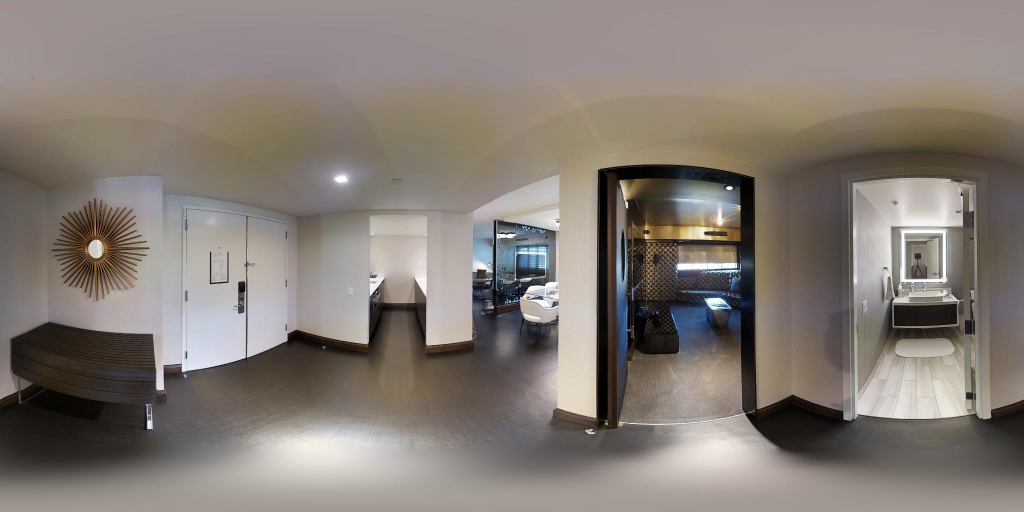
#> input picture matterport_pano_images/ee59d6b5e5da4def9fe85a8ba94ecf25_skybox_pano.jpg, 2048 x 1024 px, found by its file name (shown at 1/2 size)
$ python sphere_transforms.py
#> lines starting #> are read from the running program, lines starting #| are printed output that depends on the picture
from multiprocessing import Condition
import numpy as np
from numpy.lib.function_base import insert
from scipy.interpolate import RectBivariateSpline
from scipy.ndimage import map_coordinates
from numpy import pi
from PIL import Image
import sys
import uuid
from datetime import datetime


def angles_from_pixel_coords(pts, size):
    """map from pixel coordinates to (0, 2*pi) x (-pi/2, pi/2) rectangle
    Parameters
    ----------
    pts : array_like (2,...)
        pts[0,...], and pts[1,...] are row, column image coordinates in the ranges (0,size[0]) and (0,size[1]), respectively
    size : tuple
        rectangular image size (rows, columns)

    Returns
    -------
    out : ndarray, same shape as pts
        pts transformed into (0,2pi) x (-pi/2,pi/2) range (and transposed)
    """
    pts = np.asarray(
        pts, dtype=np.float64)  # turn into an ndarray if necessary
    ys, xs = size  # row,col indexing
    out = np.empty_like(pts)
    out[0] = (pts[1] + 0.5) * 2 * pi / float(
        xs)  # +0.5 shift for pixel coords lining up properly
    out[1] = pts[0] * pi / float(ys - 1) - 0.5 * pi
    return out


def pixel_coords_from_angles(pts, size):
    """map from (0, 2*pi) x (-pi/2, pi/2) rectangle to pixel coordinates

    Parameters
    ----------
    pts : array_like (2,...)
        pts[0,...], and pts[1,...] are x and y coordinates in the ranges (0,size[0]) and (0,size[1]), respectively
    size : tuple
        rectangle image size (rows, columns)

    Returns
    -------
    out : ndarray, same shape as pts
        pts transformed from (0,2*pi) x (-pi/2,pi/2) range into (0,width) x (0,height) range (and transposed)
    """
    pts = np.asarray(pts)  # turn into an ndarray if necessary
    ys, xs = size  # row, col indexing
    out = np.empty_like(pts)
    out[1] = pts[0] * float(xs) / (
        2 * pi) - 0.5  # -0.5 shift for pixel coords lining up properly
    out[0] = (pts[1] + 0.5 * pi) * float(ys - 1) / pi
    return out


def angles_from_sphere(pts):
    """equirectangular projection, ie. map from sphere in R^3 to (0, 2*pi) x (-pi/2, pi/2)
    Parameters
    ----------
    pts : array_like (3,...)
        pts[0,...], pts[1,...], and pts[2,...] are x,y, and z coordinates
    Returns
    -------
    out : ndarray (2,...)
        pts transformed from x,y,z to longitude,latitude
    """
    pts = np.asarray(pts)  # turn into an ndarray if necessary
    x, y, z = pts[0], pts[1], pts[2]
    out = np.empty((2, ) + pts.shape[1:])
    # longitude:
    out[0] = np.arctan2(y, x)
    out[0] %= 2 * pi  # wrap negative values around the circle to positive
    # latitude:
    r = np.hypot(x, y)
    out[1] = np.arctan2(z, r)
    return out


def sphere_from_angles(pts):
    """inverse equirectangular projections, ie. map from (0,2*pi) x (-pi/2,pi/2) rectangle to sphere in R^3
    Parameters
    ----------
    pts : array_like (2,...)
        pts[0,...], pts[1,...] are longitude, latitude
    Returns
    -------
    out : ndarray (3,...)
        pts transformed from longitude,latitude to x,y,z
    """
    pts = np.asarray(pts)
    out = np.empty((3, ) + pts.shape[1:])
    lon, lat = pts[0], pts[1]
    horiz_radius = np.cos(lat)
    out[0] = horiz_radius * np.cos(lon)  # x
    out[1] = horiz_radius * np.sin(lon)  # y
    out[2] = np.sin(lat)  # z
    return out


def sphere_from_pixel_coords(pts, size):
    """map from pixel coordinates to sphere in R^3
    Parameters
    ----------
    pts : array_like (2,...)
        pts[0,...], and pts[1,...] are u and v coordinates in the ranges (0,size[0]) and (0,size[1]), respectively
    size : tuple
        rectangular image size (width, height)
    Returns
    -------
    out : ndarray (3,...)
        coordinates of pts wrapped around a sphere u,v -> x,y,z
    """
    return sphere_from_angles(angles_from_pixel_coords(pts, size))


def CP1_from_sphere(pts):
    """map from sphere in R^3 to CP^1"""
    pts = np.asarray(pts)
    out = np.empty((2, ) + pts.shape[1:], dtype=np.complex128)
    x, y, z = pts[0], pts[1], pts[2]
    mask = z < 0
    out[0] = np.where(mask, x + 1j * y, 1 + z)
    out[1] = np.where(mask, 1 - z, x - 1j * y)
    return out


def sphere_from_CP1(pts):
    """map from CP^1 to sphere in R^3"""
    pts = np.asarray(pts)
    out = np.empty((3, ) + pts.shape[1:])
    z1, z2 = pts[0], pts[1]
    mask = abs(z2) > abs(z1)
    z = np.where(mask, z1 / z2, np.conj(z2 / z1))
    x, y = np.real(z), np.imag(z)
    denom = 1 + x**2 + y**2
    out[0] = 2 * x / denom
    out[1] = 2 * y / denom
    out[2] = (denom - 2) / denom * (2 * mask - 1)  # negate where mask is false
    return out


def clamp(pts, size):
    """clamp to the size of the input, including wrapping around in the x direction"""
    ys, xs = size
    pts = np.asarray(pts)
    out = np.empty_like(pts)
    out[0] = np.clip(pts[0], 0, ys - 1)
    out[1] = pts[1] % xs
    return out


# [5 lines left out: function get_pixel_color, not called in this run]


def get_interpolated_pixel_color(pts, s_im, size):
    """given pts in floats, linear interpolate pixel values nearby to get a good colour"""
    pts = clamp(pts, size)

    s_im = np.atleast_3d(s_im)
    ys, xs = size
    ycoords, xcoords = np.arange(ys), np.arange(xs)
    out = np.empty(pts.shape[1:] + (s_im.shape[-1], ), dtype=s_im.dtype)
    for i in range(s_im.shape[-1]):  # loop over color channels
        map_coordinates(s_im[..., i], pts, out[..., i], mode='nearest')
    return out


# [16 lines left out: function get_interpolated_pixel_color_rbspline, not called in this run]


### Functions generating SL(2,C) matrices ###
# Do not need to be vectorized #


def inf_zero_one_to_triple(p, q, r):
    """return SL(2,C) matrix that sends the three points infinity, zero, one to given input points p,q,r"""
    M = np.vstack((p, q)).T
    mu, lam = np.linalg.lstsq(M, r, rcond=None)[0]
    return np.vstack((mu * p, lam * q)).T


def two_triples_to_SL(a1, b1, c1, a2, b2, c2):
    """returns SL(2,C) matrix that sends the three CP^1 points a1,b1,c1 to a2,b2,c2"""
    M1 = inf_zero_one_to_triple(a1, b1, c1)
    M2 = inf_zero_one_to_triple(a2, b2, c2)
    # solve M1.T @ X.T = M2.T  => X = M2 @ inv(M1)
    return np.linalg.lstsq(M1.T, M2.T, rcond=None)[0].T


# [8 lines left out: function three_points_to_three_points_pixel_coords, not called in this run]


def normalize_vectors(vecs, ord=None, axis=None):
    """normalize vectors along axis using numpy.linalg.norm. See its documentation for details on ord"""
    return vecs / np.linalg.norm(vecs, ord=ord, axis=axis, keepdims=True)


def get_vector_perp_to_p_and_q(p, q):
    """p and q are distinct points on sphere, return a unit vector perpendicular to both"""
    if abs(np.dot(p, q) +
           1) < 0.0001:  # awkward case when p and q are antipodal on the sphere
        if abs(np.dot(p, [1, 0, 0])) > 0.9999:  # p is parallel to (1,0,0)
            return np.array([0, 1, 0])
        else:
            return normalize_vectors(np.cross(p, [1, 0, 0]))
    else:
        return normalize_vectors(np.cross(p, q))


def rotate_sphere_points_p_to_q(p, q):
    """p and q are points on the sphere, return SL(2,C) matrix rotating image of p to image of q on CP^1"""
    if abs(np.dot(p, q) - 1) < 0.0001:
        return np.eye(2)  # 2d ident matrix
    CP1p, CP1q = CP1_from_sphere(p), CP1_from_sphere(q)
    r = get_vector_perp_to_p_and_q(p, q)
    CP1r, CP1nr = CP1_from_sphere(r), CP1_from_sphere(-r)
    return two_triples_to_SL(CP1p, CP1r, CP1nr, CP1q, CP1r, CP1nr)


def rotate_pixel_coords_p_to_q(p, q, size):
    """p and q are pixel coordinate points, return SL(2,C) matrix rotating image of p to image of q in CP^1"""
    p = sphere_from_pixel_coords(p, size)
    q = sphere_from_pixel_coords(q, size)
    return rotate_sphere_points_p_to_q(p, q)


# [47 lines left out: functions rotate_around_axis_sphere_points_p_q, rotate_around_axis_pixel_coords_p_q, rotate_around_axis_pixel_coord_p, zoom_in_on_pixel_coords, zoom_along_axis_sphere_points_p_q, zoom_along_axis_pixel_coords_p_q, not called in this run]


def translate_along_axis_pixel_coords(p, q, r1, r2, size):
    return three_points_to_three_points_pixel_coords(p, q, r1, p, q, r2, size)


# Apply tranformations


# [24 lines left out: function apply_SL2C_elt_to_image, not called in this run]


def rotate_equirect_image(image_filename, from_x, to_x):
#> called with from_x = 787, to_x = 1610
    s_img = Image.open(image_filename)
#> s_img is the input picture: PIL image 2048x1024 RGB; mean R, G, B 132.5, 124.1, 117.5
    dist = abs(from_x - to_x)

    l_box = (0, 0, 0, 0)
    r_box = (0, 0, 0, 0)

    if (from_x < to_x):
        l_box = (0, 0, s_img.size[0] - dist, s_img.size[1])
#> l_box = (0, 0, 1225, 1024)
        r_box = (s_img.size[0] - dist, 0, s_img.size[0], s_img.size[1])
#> r_box = (1225, 0, 2048, 1024)
    else:
        l_box = (0, 0, dist, s_img.size[1])
        r_box = (dist, 0, s_img.size[0], s_img.size[1])

    right = s_img.crop(r_box)
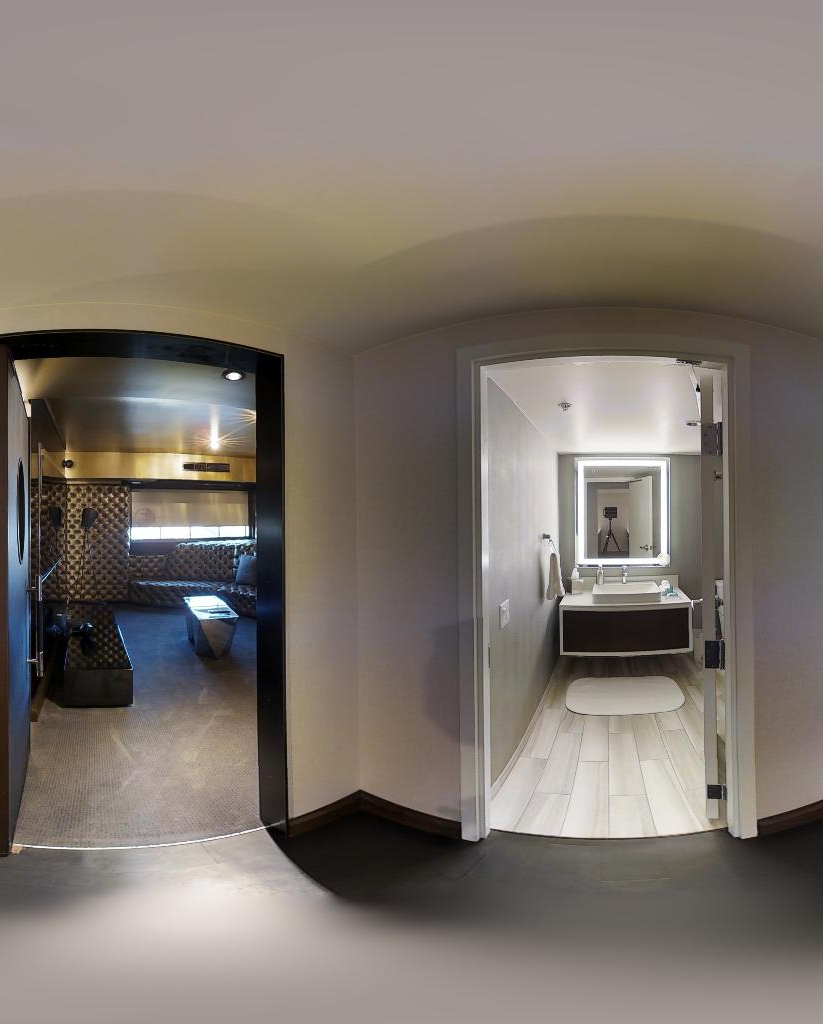
#> right: PIL image 823x1024 RGB; mean R, G, B 127.8, 119, 111.1
    left = s_img.crop(l_box)
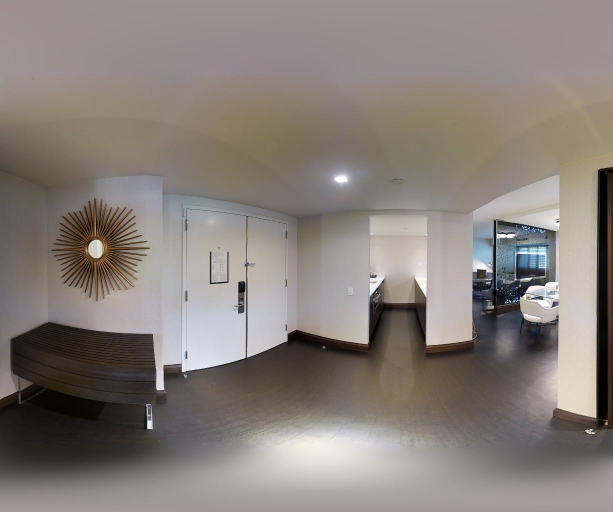
#> left: PIL image 1225x1024 RGB (shown at 1/2 size); mean R, G, B 135.6, 127.5, 121.8

    new_im = Image.new('RGB', s_img.size)
#> new_im: PIL image 2048x1024 RGB; every value is 0
    new_im.paste(right, (0, 0))
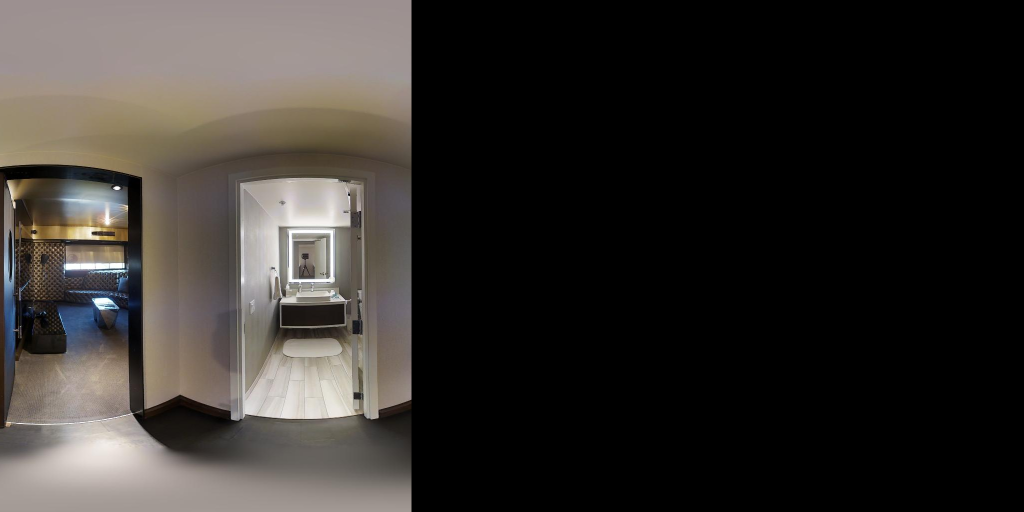
#> new_im: PIL image 2048x1024 RGB (shown at 1/2 size); mean R, G, B 51.4, 47.8, 44.6
    new_im.paste(left, (right.size[0], 0))
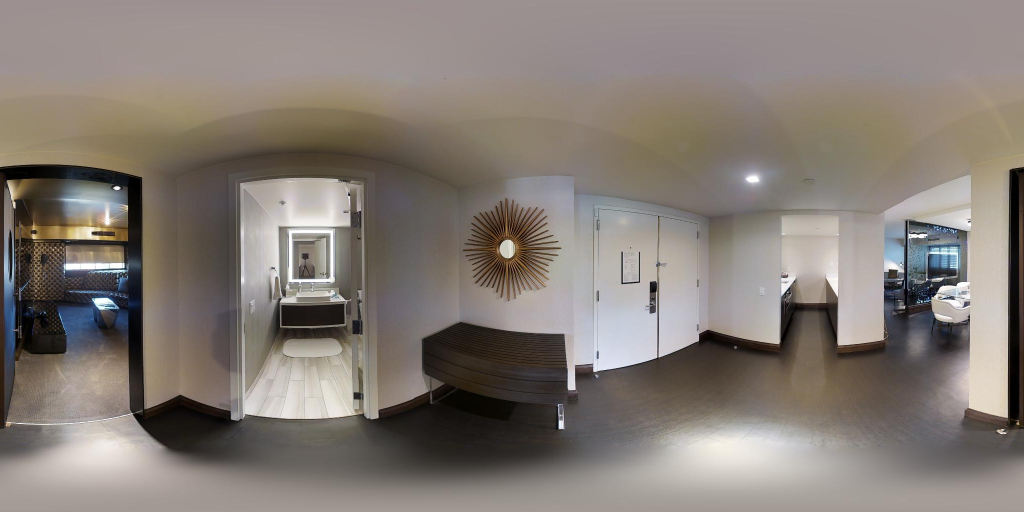
#> new_im: PIL image 2048x1024 RGB (shown at 1/2 size); mean R, G, B 132.5, 124.1, 117.5

    temp_file_name = "tmp_file\\" + str(uuid.uuid4()) + ".png"
    new_im.save(temp_file_name, "PNG")
    return temp_file_name


def generate_image(zoom_center_pixel_coords,
                   zoom_factor,
                   zoom_cutoff,
                   source_image_filename_A,
                   source_image_filename_B,
                   zoom_loop_value=0.0,
                   save_filename="sphere_transforms_test.png"):
    """produces a zooming effect image from one equirectangular image into another equirectangular image"""
#> called with zoom_center_pixel_coords = (1610, 535), zoom_factor = 4, zoom_cutoff = 1.2, zoom_loop_value = 0.5, save_filename = 'numpy.png'
    source_image_A = np.array(Image.open(
        source_image_filename_A), dtype=np.float32)
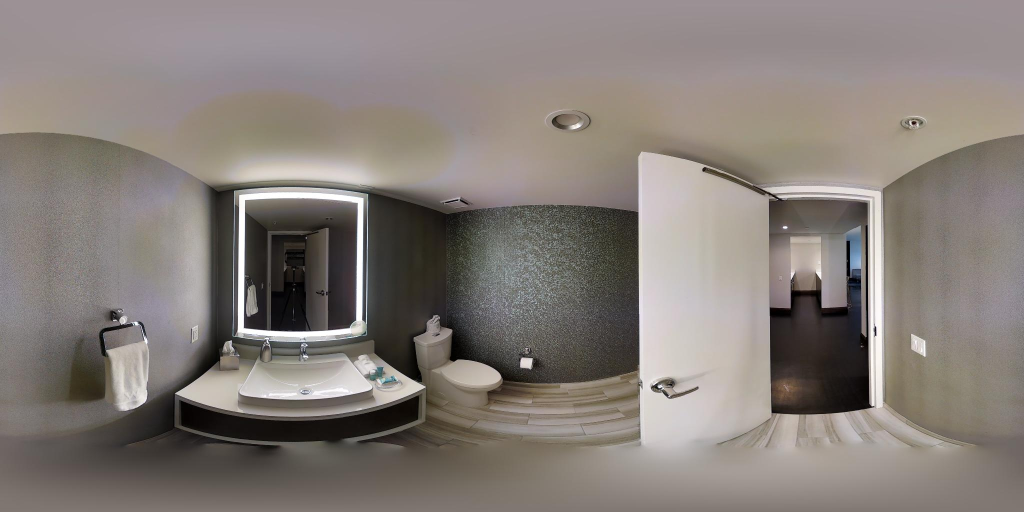
#> input picture matterport_pano_images/00ebbf3782c64d74aaf7dd39cd561175_skybox_pano.jpg, 2048 x 1024 px, found by its file name (shown at 1/2 size)
    s_im_A = np.atleast_3d(source_image_A)
    source_image_B = np.array(Image.open(
        source_image_filename_B), dtype=np.float32)
    s_im_B = np.atleast_3d(source_image_B)

    out_size = in_size = s_im_A.shape[:-1]
#> out_size = (1024, 2048); in_size = (1024, 2048)

    M_rot = rotate_pixel_coords_p_to_q((zoom_center_pixel_coords[1], zoom_center_pixel_coords[0]), (0, 0),
                                       in_size)
    M_rot_inv = np.linalg.inv(M_rot)

    pts = np.indices(out_size).reshape((2, -1))
    pts = angles_from_pixel_coords(pts, out_size)
    pts = sphere_from_angles(pts)
    pts = CP1_from_sphere(pts)
    pts = np.dot(M_rot, pts)

    # if ever you don't know how to do some operation in complex projective coordinates, it's almost certainly
    # safe to just switch back to ordinary complex numbers by pt = pt[0]/pt[1]. The only danger is if pt[1] == 0,
    # or is near enough to cause floating point errors. In this application, you are probably fine unless you
    # make some very specific choices of where to zoom to etc.
    pts = pts[0] / pts[1]
    pts = np.log(pts)

    # zoom_loop_value is between 0 and 1, vary this from 0.0 to 1.0 to animate frames zooming into the transition animation image
    pts.real += np.log(zoom_factor) * zoom_loop_value

    recurse_value = (pts.real + zoom_cutoff) / np.log(zoom_factor)

    # zoom_cutoff alters the slice of the input image that we use, so that it covers mostly the original image, together with
    # some of the zoomed image that was composited with the original. The slice needs to cover the seam between the two
    # (i.e. the picture frame you are using, but should cover as little as possible of the zoomed version of the image.

    for i in range(pts.shape[0]):
        if (np.floor(recurse_value[i]) >= 0.0):
            # main and prev spheres => do nothing to pt
            someval = "do nothing further"
        else:
            pts[i] = complex((pts[i].real + zoom_cutoff) % np.log(zoom_factor) - zoom_cutoff - np.log(
                zoom_factor) * np.clip(-np.floor(recurse_value[i]) - 1, None, 3.0), pts[i].imag)

    pts = np.exp(pts)
    pts = np.vstack((pts, np.ones_like(pts)))
    pts = np.dot(M_rot_inv, pts)
    pts = sphere_from_CP1(pts)
    pts = angles_from_sphere(pts)
    pts = pixel_coords_from_angles(pts, in_size)
    pts = pts.reshape((2,) + out_size)

    interpolated_color_A = get_interpolated_pixel_color(pts, s_im_A, in_size)
    interpolated_color_B = get_interpolated_pixel_color(pts, s_im_B, in_size)
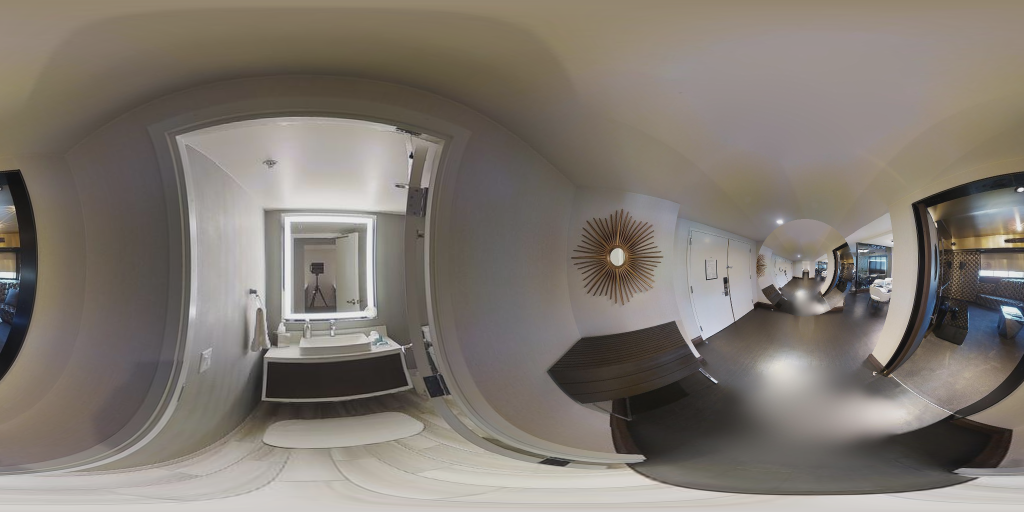
#> interpolated_color_B: shape (1024, 2048, 3) float32 (shown at 1/2 size); mean R, G, B 129.7, 121, 111.8; drawn with min black and max white

    o_im = np.zeros_like(interpolated_color_A)
    cond = np.floor(recurse_value) >= 0
    cond = cond.reshape(out_size)
    for i in range(cond.shape[0]):
        for j in range(cond.shape[1]):
            o_im[i][j] = interpolated_color_A[i][j] if cond[i][j] else interpolated_color_B[i][j]
    np.clip(o_im, 0, 255, o_im)
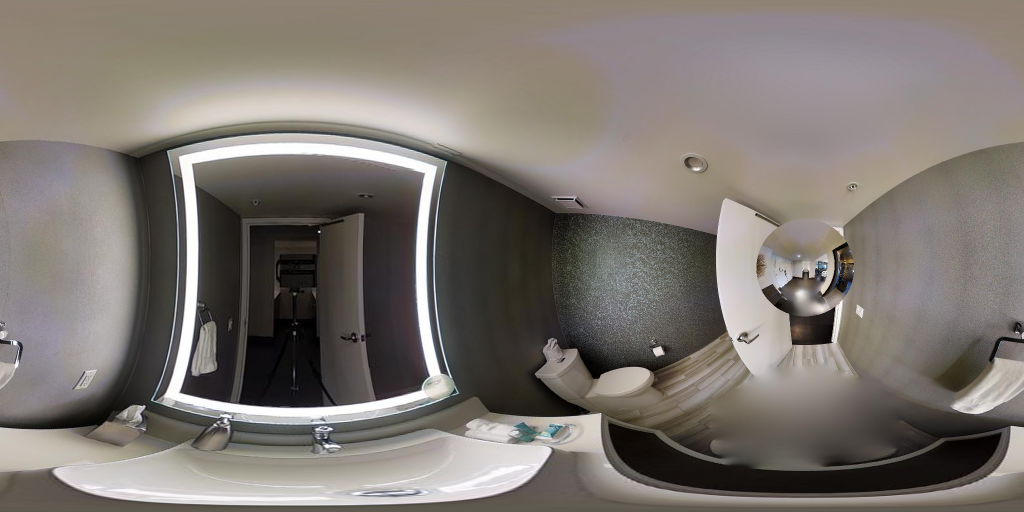
#> o_im: shape (1024, 2048, 3) float32 (shown at 1/2 size); mean R, G, B 124.8, 118.5, 113.1
    o_im = o_im.astype(np.uint8)
    Image.fromarray(o_im).save(save_filename)


if __name__ == '__main__':
    tmp_file_name = rotate_equirect_image(
        '.\\matterport_pano_images\\ee59d6b5e5da4def9fe85a8ba94ecf25_skybox_pano.jpg',
        787, 1610)

    generate_image(
        (1610, 535), 4, 1.2,
        '.\\matterport_pano_images\\00ebbf3782c64d74aaf7dd39cd561175_skybox_pano.jpg',
        tmp_file_name,  0.5, "numpy.png")
